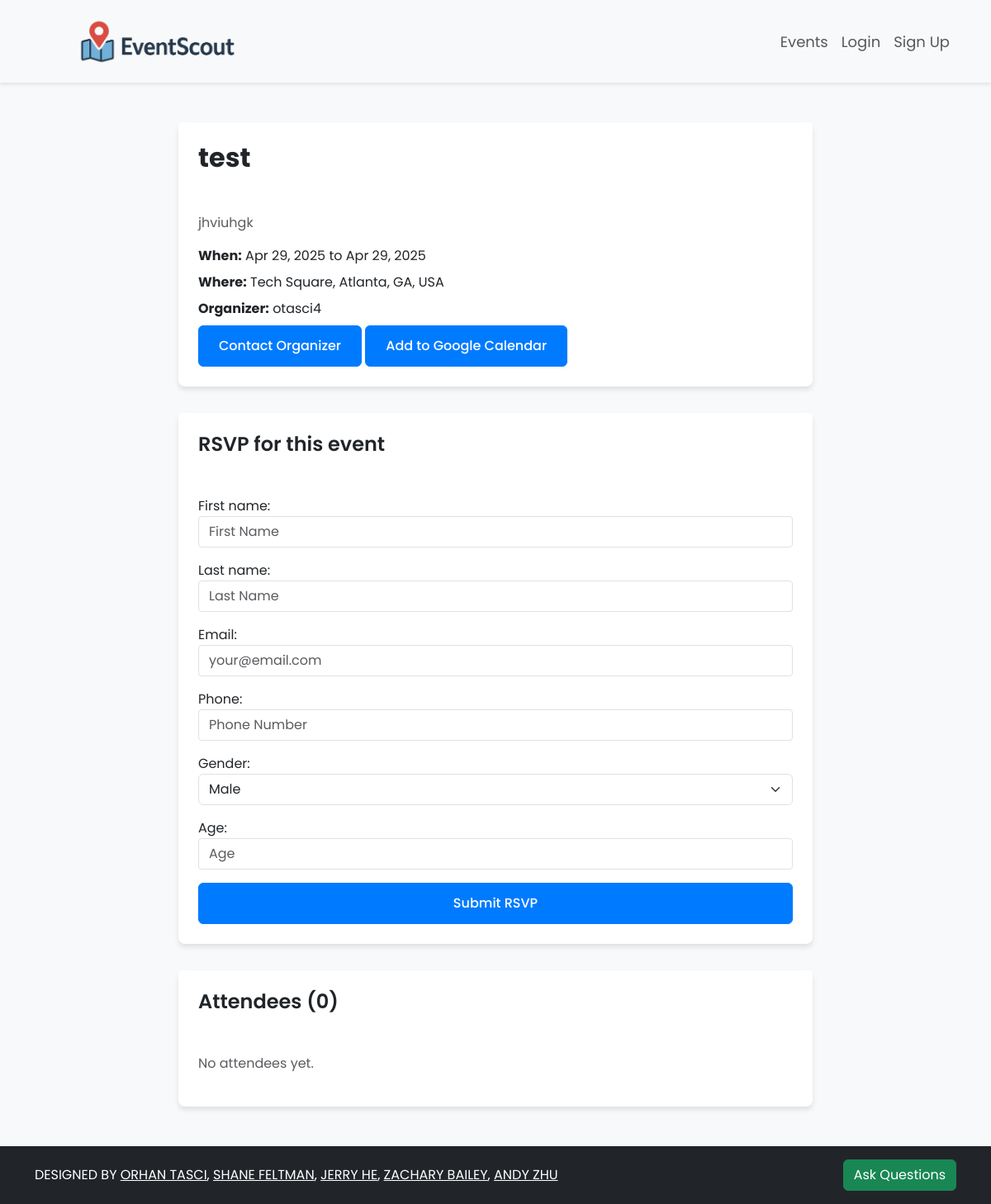
/events/detail/9/, run on an earlier commit of the app's database.
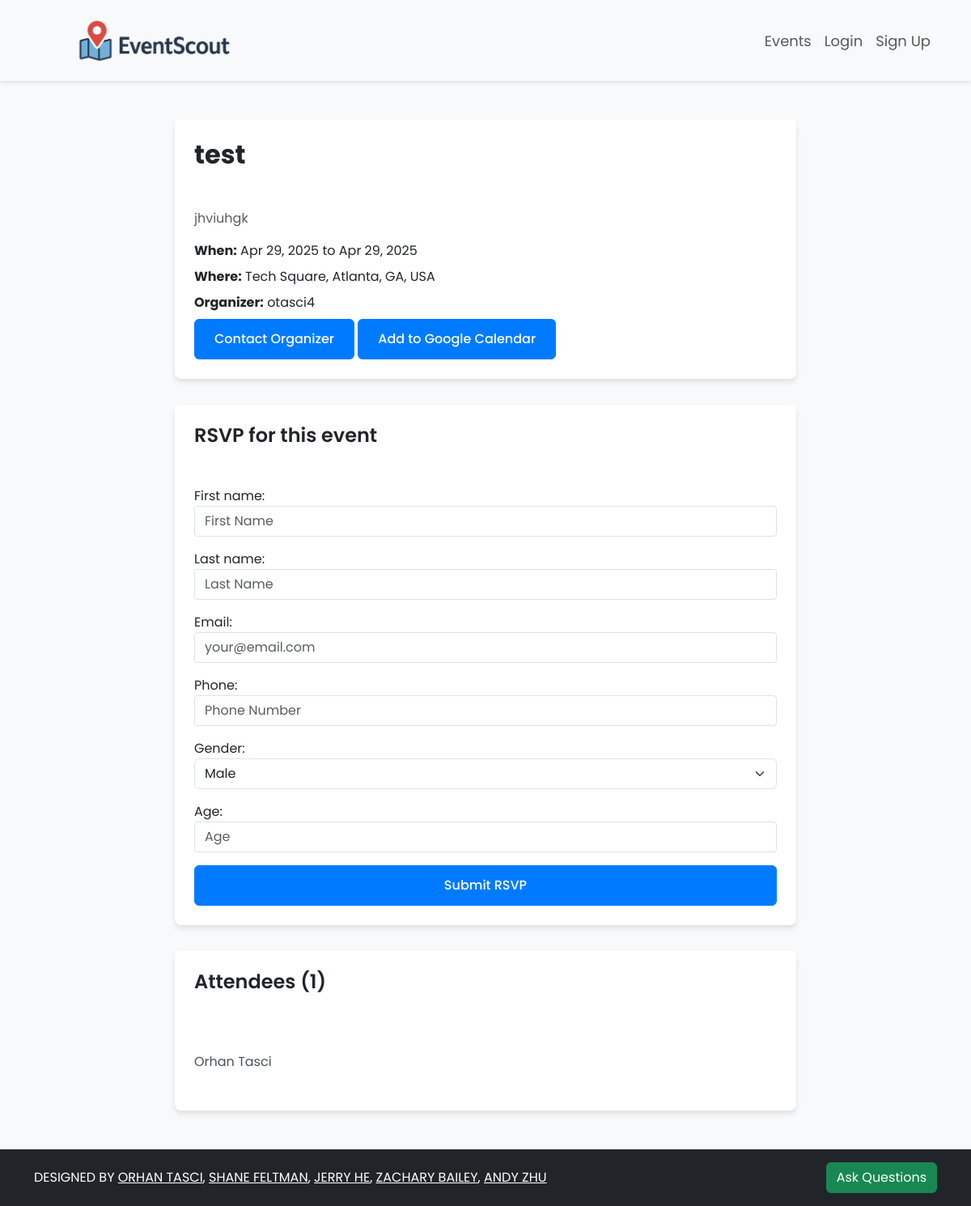
And on a later commit of the database.
### createEvents/models.py (models this page shows, shortened)
class Event(models.Model):
    title = models.CharField(max_length=200)
    description = models.TextField()
    location = models.CharField(max_length=255)
    latitude = models.DecimalField(
        max_digits=9,
        decimal_places=6,
        null=True,
        blank=True
    )
    longitude = models.DecimalField(
        max_digits=9,
        decimal_places=6,
        null=True,
        blank=True
    )
    start_time = models.DateTimeField()
    end_time = models.DateTimeField()
    organizer = models.CharField(max_length=255)
    org_email = models.EmailField(max_length=255, default="a@a.com")
    created_at = models.DateTimeField(auto_now_add=True)

class RSVP(models.Model):
    event = models.ForeignKey(Event, on_delete=models.CASCADE, related_name='rsvps')
    first_name = models.CharField(max_length=100)
    last_name = models.CharField(max_length=100)
    email = models.EmailField()
    phone = models.CharField(max_length=20)
    gender = models.CharField(max_length=100, choices = genderChoices, default = 'other')
    age = models.IntegerField(default = 18)
    created_at = models.DateTimeField(auto_now_add=True)

### createEvents/views.py (the view)
# urls.py: path('detail/<int:event_id>/', views.event_detail, name='events.event_detail'),
def event_detail(request, event_id):
    event = get_object_or_404(Event, pk=event_id)
    start = event.start_time.strftime("%Y%m%dT%H%M%SZ")
    end = event.end_time.strftime("%Y%m%dT%H%M%SZ")
    params = {
        'action': 'TEMPLATE',
        'text': event.title,
        'dates': f'{start}/{end}',
        'details': event.description,
        'location': event.location,
    }
    calendar_url = "https://www.google.com/calendar/render?" + urlencode(params)
    if request.method == 'POST':
        form = RSVPForm(request.POST)
        if form.is_valid():
            rsvp = form.save(commit=False)
            rsvp.event = event
            rsvp.save()
            return redirect('events.event_detail', event_id=event.id)
    else:
        form = RSVPForm()
    return render(request, 'createEvents/event_detail.html', {
        'event': event,
        'form': form,
        'rsvps': event.rsvps.all(),
        'calendar_url': calendar_url,
    })

### createEvents/forms.py (shortened to what this page needs)
class RSVPForm(forms.ModelForm):
    genderChoices = [
        ('male', 'Male'),
        ('female', 'Female'),
        ('other', 'Other'),
        ('do not wish to specify', 'Do not wish to specify')
    ]
    gender = forms.ChoiceField(choices=genderChoices, widget=forms.Select(attrs={
        'class': 'form-select'
    }))
    age = forms.IntegerField(widget=forms.NumberInput(attrs={
        'placeholder': 'Age',
        'min': 0,
        'class': 'form-control'
    }))
    class Meta:
        model = RSVP
        fields = ['first_name', 'last_name', 'email', 'phone', 'gender', 'age']
        widgets = {
            'first_name': forms.TextInput(attrs={'placeholder': 'First Name', 'class': 'form-control'}),
            'last_name': forms.TextInput(attrs={'placeholder': 'Last Name', 'class': 'form-control'}),
            'email': forms.EmailInput(attrs={'placeholder': 'your@email.com', 'class': 'form-control'}),
            'phone': forms.TextInput(attrs={'placeholder': 'Phone Number', 'class': 'form-control'}),
        }

### createEvents/templates/createEvents/event_detail.html (shortened to what this page needs)
{% extends 'base.html' %}
{% load static %}
{% block head %}
    <link rel="stylesheet" href="{% static 'css/styles.css' %}">
{% endblock %}
{% block content %}
    <div class="event-container">
        <div class="card">
            <div class="card-header">
                <h1 class="mb-0 fs-2 fw-bold text-dark">{{ event.title }}</h1>
            </div>
            <div class="card-body">
                <p class="text-muted mb-3">{{ event.description }}</p>
                <p class="mb-2"><strong>When:</strong> {{ event.start_time|date:"M d, Y" }} to {{ event.end_time|date:"M d, Y" }}</p>
                <p class="mb-2"><strong>Where:</strong> {{ event.location }}</p>
                <p class="mb-0"><strong>Organizer:</strong> {{ event.organizer }}</p>
                <a href="mailto:{{ event.org_email}}" target="_blank" class="mt-2 btn btn-primary">Contact Organizer</a>
                <a href="{{ calendar_url }}" target="_blank" class="btn btn-primary mt-2">Add to Google Calendar</a>
            </div>
        </div>
        <div class="card">
            <div class="card-header">
                <h2 class="mb-0 fs-4 fw-semibold text-dark">RSVP for this event</h2>
            </div>
            <div class="card-body">
                <form method="post">
                    {{ form.as_p }}
                    <button type="submit" class="btn btn-primary w-100">Submit RSVP</button>
                </form>
            </div>
        </div>
        <div class="card">
            <div class="card-header">
                <h2 class="mb-0 fs-4 fw-semibold text-dark">Attendees ({{ rsvps.count }})</h2>
            </div>
            <div class="card-body">
                {% if rsvps %}
                    <ul class="attendees-list">
                        {% for rsvp in rsvps %}
                            <li>{{ rsvp.first_name }} {{ rsvp.last_name }}</li>
                        {% endfor %}
                    </ul>
                {% else %}
                    <p class="text-muted">No attendees yet.</p>
                {% endif %}
            </div>
        </div>
    </div>
{% endblock %}

What changed in the data, as far as the page shows it:
computed for Event "test": count "0" → "1"
added RSVP: first_name "Orhan", last_name "Tasci"
Also different on the page:
text no longer shown: "No attendees yet."
